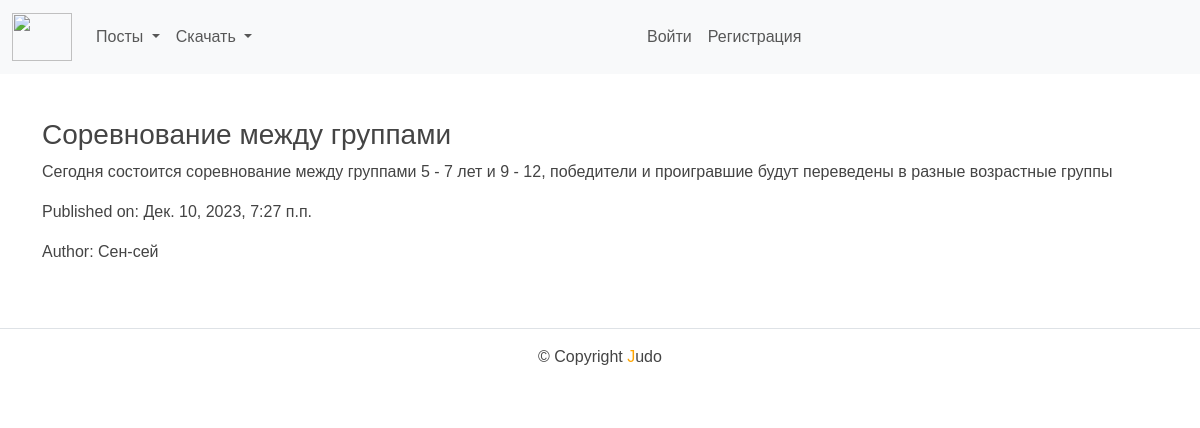
Page /news/ on the committed database.
### backend/models.py (models this page shows, shortened)
class News(models.Model):
    class Meta:
        verbose_name = 'Новости'
        verbose_name_plural = 'Новости'
    title = models.CharField(max_length=200)
    content = models.TextField()
    pub_date = models.DateTimeField('date published')
    author = models.CharField(max_length=100)

### backend/views.py (the view)
# urls.py: path('news/', news, name='news'),
def news(request):
    news_list = News.objects.all()
    context = {'news_list': news_list}
    return render(request, 'backend/news.html', context)

### templates/backend/news.html
{% extends "base.html" %}
{% block content %}
  {% for news in news_list %}
      <h3>{{ news.title }}</h3>
      <p>{{ news.content }}</p>
      <p>Published on: {{ news.pub_date }}</p>
      <p>Author: {{ news.author }}</p>
  {% endfor %}
{% endblock %}

### static/css/styles.css (style rules this page uses)
html, body { font-family: 'Arial'; margin: 0; padding: 0; height: 100%; width: 100%; color: #444; }

### templates/includes/header.html (style rules this page uses)
body { padding-top: 70px; }

### rows in the picture
News: title "Соревнование между группами", content "Сегодня состоится соревнование между группами 5 - 7 лет и 9 - 12, победители и проигравшие будут переведены в разные возрастные группы", pub_date "Дек. 10, 2023, 7:27 п.п.", author "Сен-сей"
